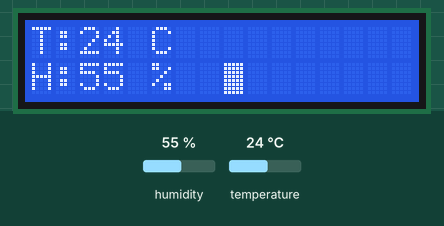
This program was run on a simulated Raspberry Pi (BCM pin numbers). Parts: 16×2 character LCD. The inputs (shaded band) are chosen by the test bench; at power-on: humidity 55 %, temperature 24 °C. What the program prints to the terminal is not drawn.

Above: at 3.4 s.
3.5 s: humidity set to 22 %
At 6.1 s:
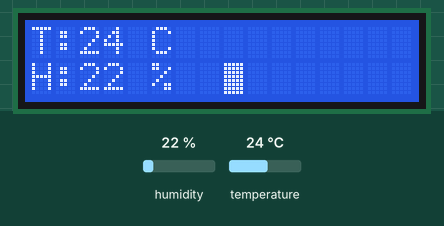
9.9 s: temperature set to 12 °C
At 12.8 s:
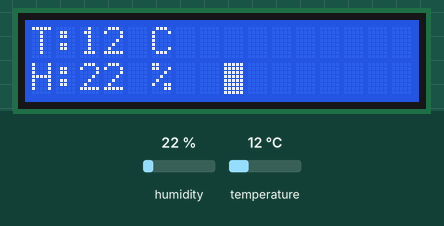
15.3 s: humidity set to 40 %
At 16.5 s:
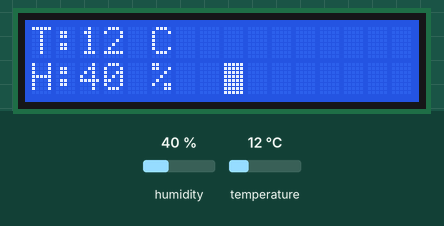
19.8 s: temperature set to 19 °C
At 21.3 s:
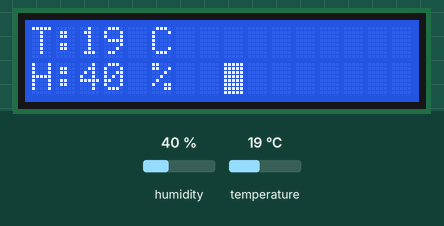
Timing chart, 0 to 22.8 s (numbered marks = the images above; inputs shaded):
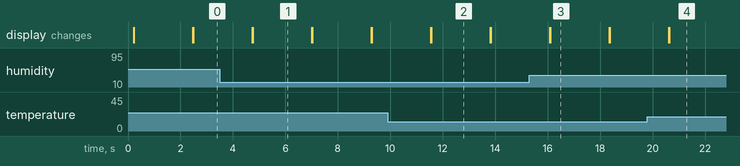

The program:

dht11-lcd-st7030.py
```python
import smbus
import sys
import time
import board
import adafruit_dht

# ==========================================
# CÁC HÀM ĐIỀU KHIỂN MÀN HÌNH (Từ code của bạn)
# ==========================================
def setup_st7030():
    trials = 5
    for i in range(trials):
        try:
            c_lower = (contrast & 0xf)
            c_upper = (contrast & 0x30) >> 4
            bus.write_i2c_block_data(address_st7032, register_setting, [0x38, 0x39, 0x14, 0x70|c_lower, 0x54|c_upper, 0x6c])
            time.sleep(0.2)
            bus.write_i2c_block_data(address_st7032, register_setting, [0x38, 0x0d, 0x01])
            time.sleep(0.001)
            break
        except IOError:
            if i == trials - 1:
                sys.exit()

def clear():
    global position
    global line
    position = 0
    line = 0
    bus.write_byte_data(address_st7032, register_setting, 0x01) # Chỉnh sửa nhẹ: Lệnh xóa màn hình là 0x01
    time.sleep(0.001)

def newline():
    global position
    global line
    if line == display_lines - 1:
        clear()
    else:
        line += 1
        position = chars_per_line * line
        bus.write_byte_data(address_st7032, register_setting, 0xc0)
        time.sleep(0.01)

def write_string(s):
    for c in list(s):
        write_char(ord(c))

def write_char(c):
    global position
    byte_data = check_writable(c)
    if position == display_chars:
        clear()
    elif position == chars_per_line * (line + 1):
        newline()
    bus.write_byte_data(address_st7032, register_display, byte_data)
    position += 1

def check_writable(c):
    if c >= 0x06 and c <= 0xff:
        return c
    else:
        return 0x20 # ky tu khoang trang

# ==========================================
# CẤU HÌNH BIẾN MÀN HÌNH
# ==========================================
bus = smbus.SMBus(1)
address_st7032 = 0x3e
register_setting = 0x00
register_display = 0x40

contrast = 32
chars_per_line = 8
display_lines = 2
display_chars = chars_per_line * display_lines

position = 0
line = 0

# ==========================================
# CHƯƠNG TRÌNH CHÍNH (ĐỌC DHT11 + HIỂN THỊ)
# ==========================================
# 1. Khởi động màn hình
setup_st7030()

# 2. Khởi tạo cảm biến DHT11 (đang nối ở GPIO 17 như đã sửa ở lỗi trước)
dht_device = adafruit_dht.DHT11(board.D20)

# In chuỗi khởi động (Mỗi dòng 8 ký tự)
clear()
write_string("Bat dau ")
write_string("do...   ")
time.sleep(2)

while True:
    try:
        # Lấy dữ liệu
        nhiet_do = dht_device.temperature
        do_am = dht_device.humidity

        # In ra Terminal để tiện theo dõi
        print("Độ ẩm: {} %  |  Nhiệt độ: {} *C".format(do_am, nhiet_do))

        # Format lại dữ liệu cho vừa vặn với 8 ký tự của LCD
        # Hàm ljust(8) sẽ tự động thêm dấu cách vào cuối nếu chuỗi bị thiếu,
        # đảm bảo đủ 8 ký tự để kích hoạt hàm newline() tự động của bạn.
        str_temp = "T:{} C".format(nhiet_do).ljust(8)
        str_hum = "H:{} %".format(do_am).ljust(8)

        clear()
        write_string(str_temp) # Viết dòng 1 xong, nó tự nhảy xuống dòng do đủ 8 ký tự
        write_string(str_hum)  # Viết dòng 2

    except RuntimeError as error:
        print("Đang thử lại... ({})".format(error.args[0]))
        time.sleep(2.0)
        continue
    except Exception as error:
        clear()
        write_string("Loi he  ")
        write_string("thong!  ")
        dht_device.exit()
        raise error

    # Chờ 2 giây theo đúng nguyên tắc của DHT11
    time.sleep(2.0)
```

Measured:
- after the input at 3.5 s, the display: first differs from a run without the input after 1.3 s (image 1)
- after the input at 9.9 s, the display: first differs from a run without the input after 1.7 s (image 2)
- after the input at 15.3 s, the display: first differs from a run without the input after 0.80 s (image 3)
- after the input at 19.8 s, the display: first differs from a run without the input after 0.84 s (image 4)
- what the display in image 1 shows lasts 2.2 s, from 4.8 s to 7.0 s
